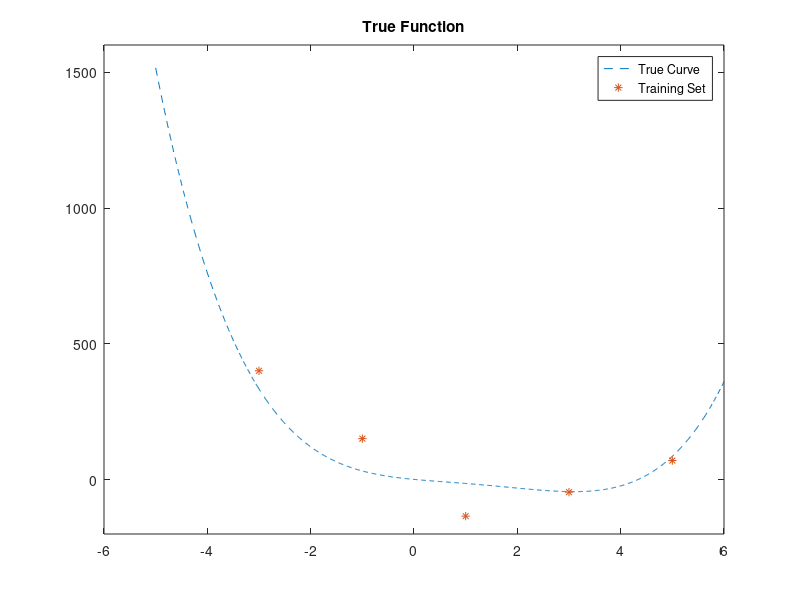

This figure's MATLAB source: (Note: this script raises an error after producing the figure.)
% Introduction to Machine Learning 
% Ridge Regression
%
% Goal: 
%   Fit polynomial of degree 4 using Ridge Regression
%   with 5 points
%

close all, clc

%
% Ridge regression demo
%
a = [1 -18 7 -5 1];
%a = [1 1 0 0 0];

% x vector
x_plot = [-5:0.01:6]; 
x_train = [-3:2:5]; 

% y vector
y_plot = 0*x_plot + a(1); 
y_train = 0*x_train + a(1);
for cnt = 1:length(a)-1
    y_plot = y_plot + a(cnt+1)*x_plot.^cnt;
    y_train = y_train + a(cnt+1)*x_train.^cnt;
end

%y_train = y_train + 100*randn(size(y_train,1),size(y_train,2));
y_train = [400.8601  151.0838 -134.2457  -45.9790 70.3283]

%
% Plot the curve and the sampled points
%
figure(1)
plot(x_plot, y_plot, '--', x_train, y_train, '*'); 
axis([-6           6        -200        1600]);
legend('True Curve', 'Training Set');
title('True Function')

%
% Calculate ridge regression
%
e = 0.8;

pause
plotRidgeResults(2, x_plot, y_plot, x_train, y_train, 0, a, e);
pause
plotRidgeResults(3, x_plot, y_plot, x_train, y_train, 1, a, e);
pause
plotRidgeResults(4, x_plot, y_plot, x_train, y_train, 10, a, e);
pause
plotRidgeResults(5, x_plot, y_plot, x_train, y_train, 100, a, e);
pause
plotRidgeResults(6, x_plot, y_plot, x_train, y_train, 10000, a, e);
pause
plotRidgeResults(7, x_plot, y_plot, x_train, y_train, 10000000000, a,e);



